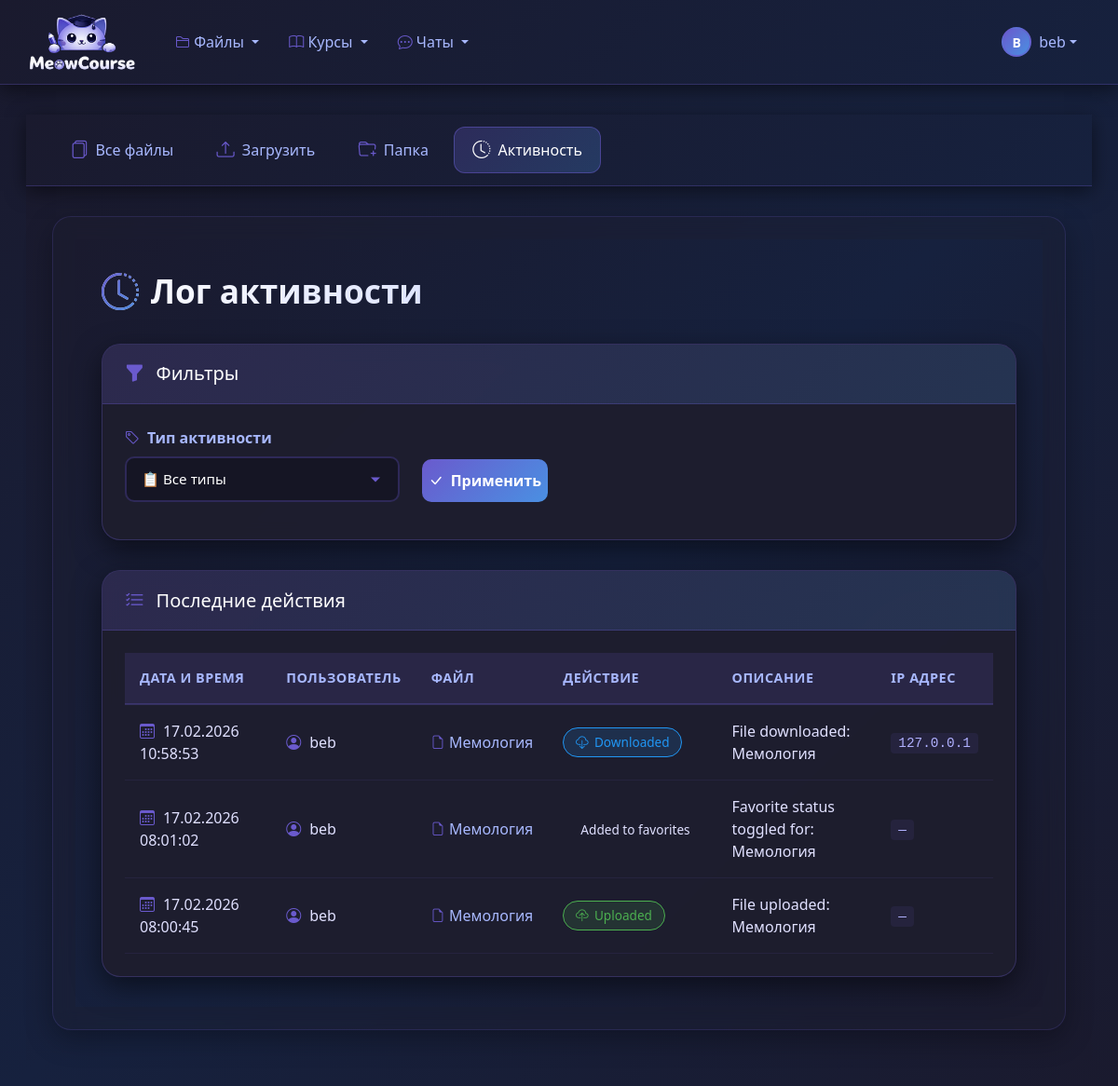
/files/activity/ (signed in), run on an earlier commit of the app's database.
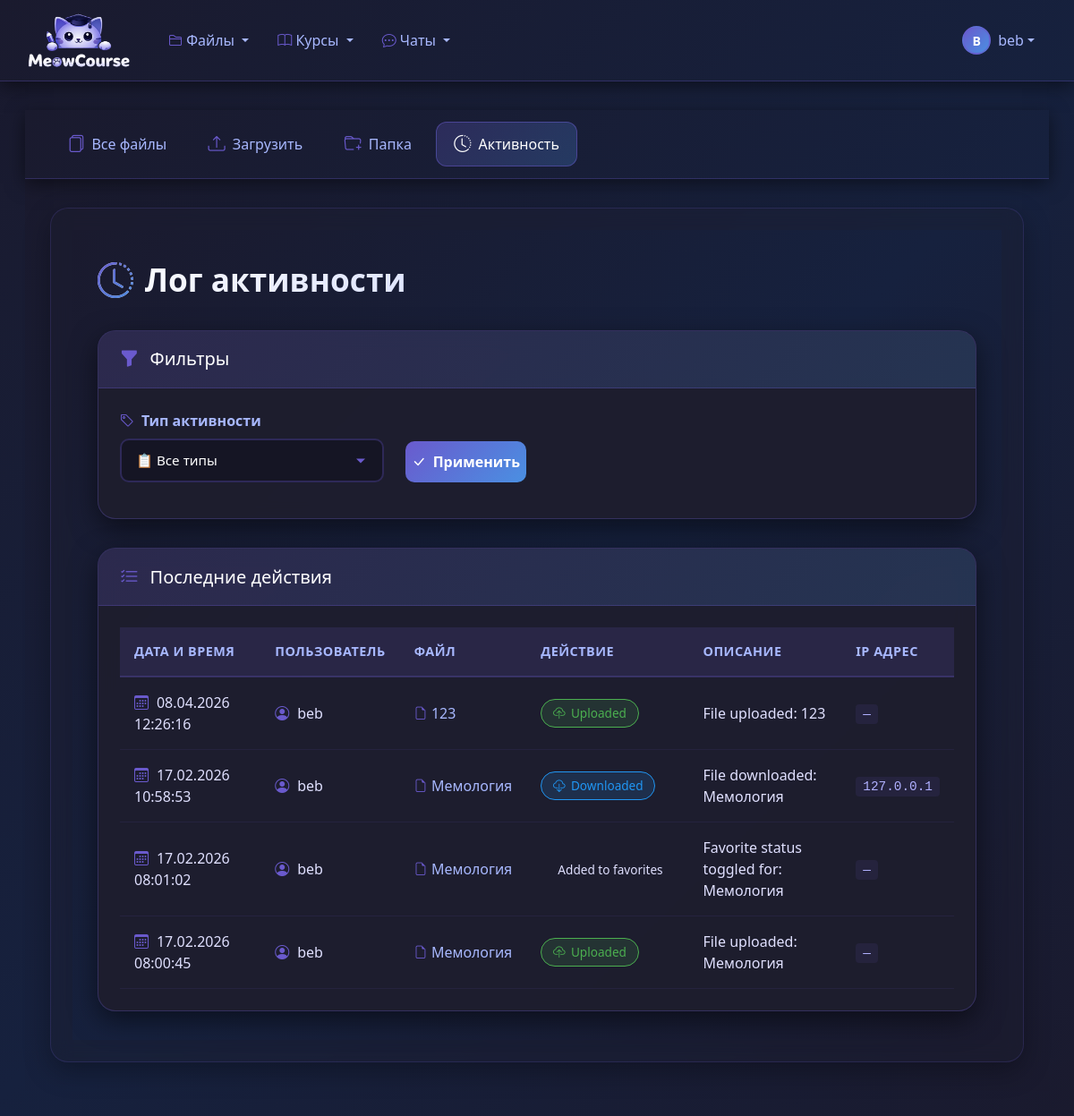
And on a later commit of the database.
### file_manager/models.py (models this page shows, shortened)
class FileActivity(models.Model ):
    ACTIVITY_TYPES =[
   ('upload','Uploaded'),
   ('download','Downloaded'),
   ('view','Viewed'),
   ('edit','Edited'),
   ('delete','Deleted'),
   ('share','Shared'),
   ('comment','Commented'),
   ('version_create','Created new version'),
   ('favorite_add','Added to favorites'),
   ('favorite_remove','Removed from favorites'),
    ]
    file =models.ForeignKey(
    File ,
    on_delete =models.SET_NULL ,
    null =True ,
    blank =True ,
    related_name ='activities'
    )
    user =models.ForeignKey(
    User ,
    on_delete =models.CASCADE ,
    related_name ='file_activities'
    )
    activity_type =models.CharField(max_length =20 ,choices =ACTIVITY_TYPES )
    description =models.TextField(blank =True )
    created_at =models.DateTimeField(auto_now_add =True )
    ip_address =models.GenericIPAddressField(null =True ,blank =True )
    class Meta :
        ordering =['-created_at']
        verbose_name ='Активность с файлом'
        verbose_name_plural ='Активность с файлами'
        indexes =[
        models.Index(fields =['user','-created_at']),
        models.Index(fields =['activity_type','-created_at']),
        ]

class File(models.Model ):
    FILE_TYPE_CHOICES =[
   ('pdf','PDF Document'),
   ('txt','Text File'),
   ('docx','Word Document'),
   ('xlsx','Excel Spreadsheet'),
   ('pptx','PowerPoint Presentation'),
   ('jpg','JPEG Image'),
   ('png','PNG Image'),
   ('mp4','Video MP4'),
   ('mp3','Audio MP3'),
   ('zip','Archive ZIP'),
   ('other','Other'),
    ]
    VISIBILITY_CHOICES =[
   ('private','Private - Только я'),
   ('shared','Shared - С определенными пользователями'),
   ('public','Public - Все пользователи'),
    ]
    title =models.CharField(max_length =255 )
    description =models.TextField(blank =True )
    file =models.FileField(upload_to =file_upload_path )
    file_type =models.CharField(max_length =10 ,choices =FILE_TYPE_CHOICES ,default ='other')
    file_size =models.BigIntegerField(default =0 )
    uploaded_by =models.ForeignKey(
    User ,
    on_delete =models.CASCADE ,
    related_name ='uploaded_files'
    )
    uploaded_at =models.DateTimeField(auto_now_add =True )
    updated_at =models.DateTimeField(auto_now =True )
    version =models.IntegerField(default =1 )
    category =models.ForeignKey(
    FileCategory ,
    on_delete =models.SET_NULL ,
    null =True ,
    blank =True ,
    related_name ='files'
    )
    tags =models.ManyToManyField(Tag ,blank =True ,related_name ='files')
    folder =models.ForeignKey(
    'self',
    on_delete =models.CASCADE ,
    null =True ,
    blank =True ,
    related_name ='subfiles',
    limit_choices_to ={'is_folder':True }
    )
    is_folder =models.BooleanField(default =False )
    visibility =models.CharField(
    max_length =10 ,
    choices =VISIBILITY_CHOICES ,
    default ='private'
    )
    shared_with =models.ManyToManyField(
    User ,
    blank =True ,
    related_name ='shared_files'
    )
    extracted_text =models.TextField(blank =True ,null =True )
    has_preview =models.BooleanField(default =False )
    favorite =models.ManyToManyField(
    User ,
    blank =True ,
    related_name ='favorite_files'
    )
    download_count =models.IntegerField(default =0 )
    class Meta :
        ordering =['-uploaded_at']
        verbose_name ='Файл'
        verbose_name_plural ='Файлы'
        indexes =[
        models.Index(fields =['uploaded_by','-uploaded_at']),
        models.Index(fields =['file_type']),
        models.Index(fields =['visibility']),
        models.Index(fields =['extracted_text']),
        ]

### file_manager/views.py (the view)
# urls.py: path('activity/',views.activity_log ,name ='activity_log'),
@login_required
def activity_log(request ):
    activities =FileActivity.objects.filter(user =request.user ).select_related('file','user')
    activity_type =request.GET.get('activity_type')
    if activity_type :
        activities =activities.filter(activity_type =activity_type )
    paginator =Paginator(activities ,20 )
    page_number =request.GET.get('page')
    page_obj =paginator.get_page(page_number )
    context ={
    'page_obj':page_obj ,
    'activity_types':FileActivity.ACTIVITY_TYPES ,
    'selected_activity_type':activity_type ,
    }
    return render(request ,'file_manager/activity_log.html',context )

### templates/file_manager/activity_log.html (shortened to what this page needs)
{% extends "file_manager/base_files.html" %}
{% block files_content %}
<div class="dark-theme-log">
    <div class="container">
        <div class="page-header">
            <h1 class="page-title">
                <i class="bi bi-clock-history"></i>
                Лог активности
            </h1>
        </div>
        <div class="row">
            <div class="col-lg-12">
                <div class="filters-card">
                    <div class="card-header-custom">
                        <h5>
                            <i class="bi bi-funnel-fill"></i>
                            Фильтры
                        </h5>
                    </div>
                    <div class="card-body-custom">
                        <form method="get" class="row">
                            <div class="col-md-4 mb-3">
                                <label for="activity_type" class="filter-label">
                                    <i class="bi bi-tag"></i>
                                    Тип активности
                                </label>
                                <select name="activity_type" id="activity_type" class="custom-select">
                                    <option value="">📋 Все типы</option>
                                </select>
                            </div>
                            <div class="col-md-2 mb-3 d-flex align-items-end">
                                <button type="submit" class="btn-apply">
                                    <i class="bi bi-check-lg"></i>
                                    Применить
                                </button>
                            </div>
                        </form>
                    </div>
                </div>
                <div class="log-card">
                    <div class="card-header-custom">
                        <h5>
                            <i class="bi bi-list-check"></i>
                            Последние действия
                        </h5>
                    </div>
                    <div class="card-body-custom">
                        {% if page_obj %}
                        <div class="table-responsive">
                            <table class="log-table">
                                <thead>
                                    <tr>
                                        <th>Дата и время</th>
                                        <th>Пользователь</th>
                                        <th>Файл</th>
                                        <th>Действие</th>
                                        <th>Описание</th>
                                        <th>IP адрес</th>
                                    </tr>
                                </thead>
                                <tbody>
                                    {% for activity in page_obj %}
                                    <tr>
                                        <td data-label="Дата и время">
                                            <i class="bi bi-calendar3" style="color: #6a5acd; margin-right: 0.3rem;"></i>
                                            {{ activity.created_at|date:"d.m.Y H:i:s" }}
                                        </td>
                                        <td data-label="Пользователь">
                                            <i class="bi bi-person-circle" style="color: #6a5acd; margin-right: 0.3rem;"></i>
                                            {{ activity.user.username }}
                                        </td>
                                        <td data-label="Файл">
                                            {% if activity.file %}
                                            <a href="{% url 'file_manager:file_detail' activity.file.id %}" class="file-link">
                                                <i class="bi bi-file-earmark"></i>
                                                {{ activity.file.title }}
                                            </a>
                                            {% else %}
                                            <span class="deleted-file">
                                                <i class="bi bi-trash"></i>
                                                Удаленный файл
                                            </span>
                                            {% endif %}
                                        </td>
                                        <td data-label="Действие">
                                            {% with type=activity.activity_type %}
                                            <span class="activity-badge
                                                {% if type == 'upload' %}badge-upload
                                                {% elif type == 'download' %}badge-download
                                                {% elif type == 'delete' %}badge-delete
                                                {% elif type == 'edit' %}badge-edit
                                                {% elif type == 'view' %}badge-view
                                                {% elif type == 'share' %}badge-share
                                                {% endif %}">
                                                <i class="bi
                                                    {% if type == 'upload' %}bi-cloud-upload
                                                    {% elif type == 'download' %}bi-cloud-download
                                                    {% elif type == 'delete' %}bi-trash
                                                    {% elif type == 'edit' %}bi-pencil
                                                    {% elif type == 'view' %}bi-eye
                                                    {% elif type == 'share' %}bi-share
                                                    {% endif %}">
                                                </i>
                                                {{ activity.get_activity_type_display }}
                                            </span>
                                            {% endwith %}
                                        </td>
                                        <td data-label="Описание">{{ activity.description }}</td>
                                        <td data-label="IP адрес">
                                            <span class="ip-address">{{ activity.ip_address|default:"—" }}</span>
                                        </td>
                                    </tr>
                                    {% endfor %}
                                </tbody>
                            </table>
                        </div>
                        {% else %}
                        <div class="empty-state">
                            <i class="bi bi-inbox"></i>
                            <p>Нет записей в логе</p>
                        </div>
                        {% endif %}
                    </div>
                </div>
            </div>
        </div>
    </div>
</div>
{% endblock %}

### templates/file_manager/base_files.html (shortened to what this page needs)
{% extends "base.html" %}
{% block content %}
<nav class="navbar navbar-expand-lg file-nav">
    <div class="container-fluid">
        <div class="collapse navbar-collapse" id="fileNavbar">
            <div class="navbar-nav">
                <a class="nav-link {% if request.resolver_match.url_name == 'file_list' %}active{% endif %}"
                   href="{% url 'file_manager:file_list' %}">
                    <i class="bi bi-files"></i>
                    <span>Все файлы</span>
                </a>
                <a class="nav-link {% if request.resolver_match.url_name == 'file_upload' %}active{% endif %}"
                   href="{% url 'file_manager:file_upload' %}">
                    <i class="bi bi-upload"></i>
                    <span>Загрузить</span>
                </a>
                <a class="nav-link {% if request.resolver_match.url_name == 'folder_create' %}active{% endif %}"
                   href="{% url 'file_manager:folder_create' %}">
                    <i class="bi bi-folder-plus"></i>
                    <span>Папка</span>
                </a>
                <a class="nav-link {% if request.resolver_match.url_name == 'activity_log' %}active{% endif %}"
                   href="{% url 'file_manager:activity_log' %}">
                    <i class="bi bi-clock-history"></i>
                    <span>Активность</span>
                </a>
            </div>
        </div>
    </div>
</nav>
<div class="file-main-content">
    <div class="container-fluid">
        <div class="row">
            <div class="col-12">
                <div class="file-content-container">
                    {% block files_content %}{% endblock %}
                </div>
            </div>
        </div>
    </div>
</div>
{% endblock %}

### templates/base.html (shortened to what this page needs)
{% load static %}
<!DOCTYPE html>
<html lang="ru">
<head>
    <link href="https://cdn.jsdelivr.net/npm/bootstrap@5.3.0/dist/css/bootstrap.min.css" rel="stylesheet">
    <link rel="stylesheet" href="https://cdn.jsdelivr.net/npm/bootstrap-icons@1.10.0/font/bootstrap-icons.css">
</head>
<body>
    <nav class="navbar navbar-expand-lg dark-navbar">
        <div class="container-fluid">
            <a class="navbar-brand d-flex align-items-center" href="{% url 'classroom_core:course_list' %}">
                <img src="{% static 'images/logo.png' %}"
                    alt="MeowCourse"
                    class="me-2"
                    style="width: 120px; height: auto; max-height: 64px; object-fit: contain;">
            </a>
            <div class="collapse navbar-collapse" id="navbarNav">
                <ul class="navbar-nav me-auto">
                    <li class="nav-item dropdown">
                        <a class="nav-link dropdown-toggle" href="#" role="button" data-bs-toggle="dropdown">
                            <i class="bi bi-folder2"></i> Файлы
                        </a>
                    </li>
                    <li class="nav-item dropdown">
                        <a class="nav-link dropdown-toggle" href="#" role="button" data-bs-toggle="dropdown">
                            <i class="bi bi-book"></i> Курсы
                        </a>
                    </li>
                    <li class="nav-item dropdown">
                        <a class="nav-link dropdown-toggle" href="#" role="button" data-bs-toggle="dropdown">
                            <i class="bi bi-chat-dots"></i> Чаты
                        </a>
                    </li>
                </ul>
                <div class="d-flex align-items-center">
                    {% if user.is_authenticated %}
                    <div class="dropdown">
                        <a class="nav-link dropdown-toggle d-flex align-items-center" href="#" role="button" data-bs-toggle="dropdown">
                            <div class="user-avatar rounded-circle d-flex align-items-center justify-content-center" style="width: 32px; height: 32px; font-size: 0.875rem;">
                                {{ user.username|slice:":1"|upper }}
                            </div>
                            <span class="ms-2 d-none d-md-inline username-text">{{ user.username }}</span>
                        </a>
                    </div>
                    {% else %}
                    <a class="nav-link" href="{% url 'classroom_core:login' %}">
                        <i class="bi bi-box-arrow-in-right me-1"></i> Войти
                    </a>
                    {% endif %}
                </div>
            </div>
        </div>
    </nav>
    <div class="main-content">
        <div class="container-fluid">
            {% block content %}{% endblock %}
        </div>
    </div>
</body>
</html>

What changed in the data, as far as the page shows it:
added FileActivity: created_at "08.04.2026 12:26:16", user.username "beb", file "123", activity_type "Uploaded", description "File uploaded: 123", ip_address "—"
